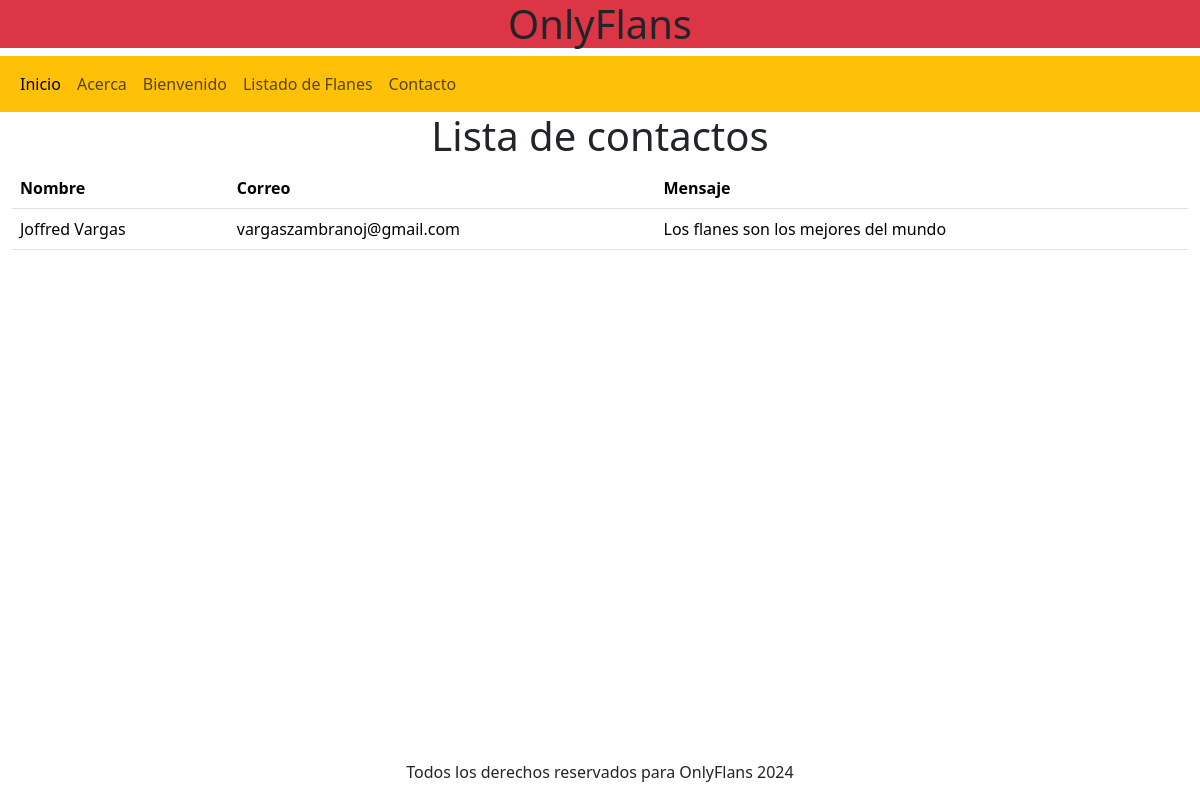
The page /web/list_contact/ on the database as committed earlier.
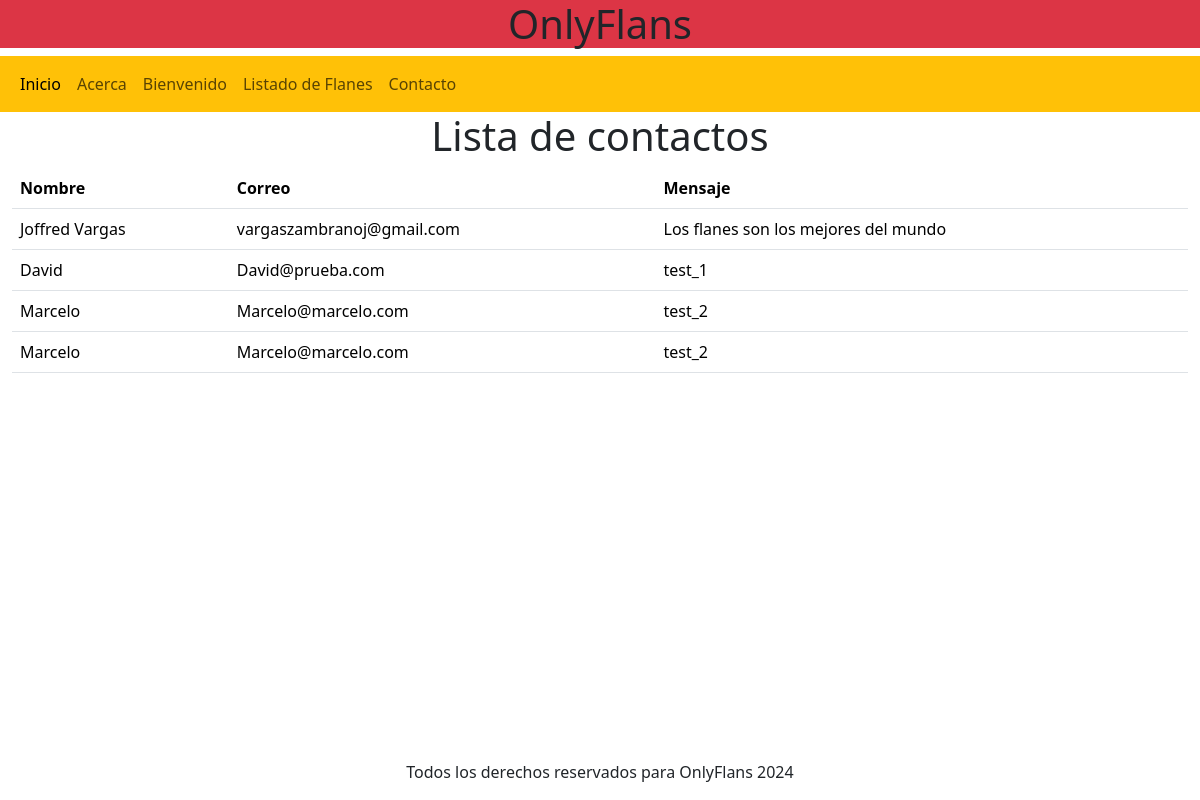
The same page on the database as committed later.
### flan/models.py (models this page shows, shortened)
class ContactForm(models.Model):
    customer_email = models.EmailField()
    customer_name = models.CharField(max_length=64)
    message = models.TextField()

### web/views.py (the view)
# urls.py: path('list_contact/', views.list_contact, name='list_contact_web'),
def list_contact(request):
    contacts = ContactForm.objects.all()
    context = {'contacts': contacts}
    return render(request, 'web/list_contact.html',context )

### templates/web/list_contact.html (shortened to what this page needs)
{% extends '../layouts/base.html' %}  {% block content %}
<h1 class="text-center">Lista de contactos</h1>
<div class="container-fluid">
  <table class="table">
    <thead>
      <tr>
        <th scope="col">Nombre</th>
        <th scope="col">Correo</th>
        <th scope="col">Mensaje</th>
      </tr>
    </thead>
    <tbody>
        {% for contact in contacts  %}
        <tr>
          <td>{{ contact.customer_name }}</td>
          <td>{{ contact.customer_email }}</td>
          <td>{{ contact.message }}</td>
        </tr>
        {% endfor %}
    </tbody>
  </table>
</div>
{% endblock %}

### templates/layouts/base.html (shortened to what this page needs)
<!DOCTYPE html>
<html lang="en">
  <head>
    <link href="https://cdn.jsdelivr.net/npm/bootstrap@5.3.3/dist/css/bootstrap.min.css" rel="stylesheet">
  </head>
  <body>
    {% include './partials/header.html' %}
    {% include './partials/navbar.html' %}
    <main>
        {% block content %} {% endblock %}
    </main>
    {% include './partials/footer.html' %}
  </body>
</html>

### templates/layouts/partials/header.html
<header class="container-fluid bg-danger">
    <h1 class="text-center">OnlyFlans</h1>
</header>

### templates/layouts/partials/navbar.html (shortened to what this page needs)
<nav class="navbar navbar-expand-lg bg-warning">
    <div class="container-fluid">
      <div class="collapse navbar-collapse" id="navbarSupportedContent">
        <ul class="navbar-nav me-auto mb-2 mb-lg-0">
          <li class="nav-item">
            <a class="nav-link active" aria-current="page" href="{% url 'index_web' %}">Inicio</a>
          </li>
          <li class="nav-item">
            <a class="nav-link" href="{% url 'about_web' %}">Acerca</a>
          </li>
          <li class="nav-item">
            <a class="nav-link" href="{% url 'welcome_web' %}">Bienvenido</a>
          </li>
          <li class="nav-item">
            <a class="nav-link" href="{% url 'index_flan' %}">Listado de Flanes</a>
          </li>
          <li class="nav-item">
            <a class="nav-link" href="{% url 'contact_web' %}">Contacto</a>
          </li>
        </ul>
      </div>
    </div>
  </nav>

### templates/layouts/partials/footer.html
<footer class="text-center fixed-bottom">
    <p>Todos los derechos reservados para OnlyFlans 2024</p>
</footer>

Rows that differ between the two databases and show on the page:
added ContactForm: customer_name "David", customer_email "David@prueba.com", message "test_1"
added ContactForm: customer_name "Marcelo", customer_email "Marcelo@marcelo.com", message "test_2"
added ContactForm: customer_name "Marcelo", customer_email "Marcelo@marcelo.com", message "test_2"
